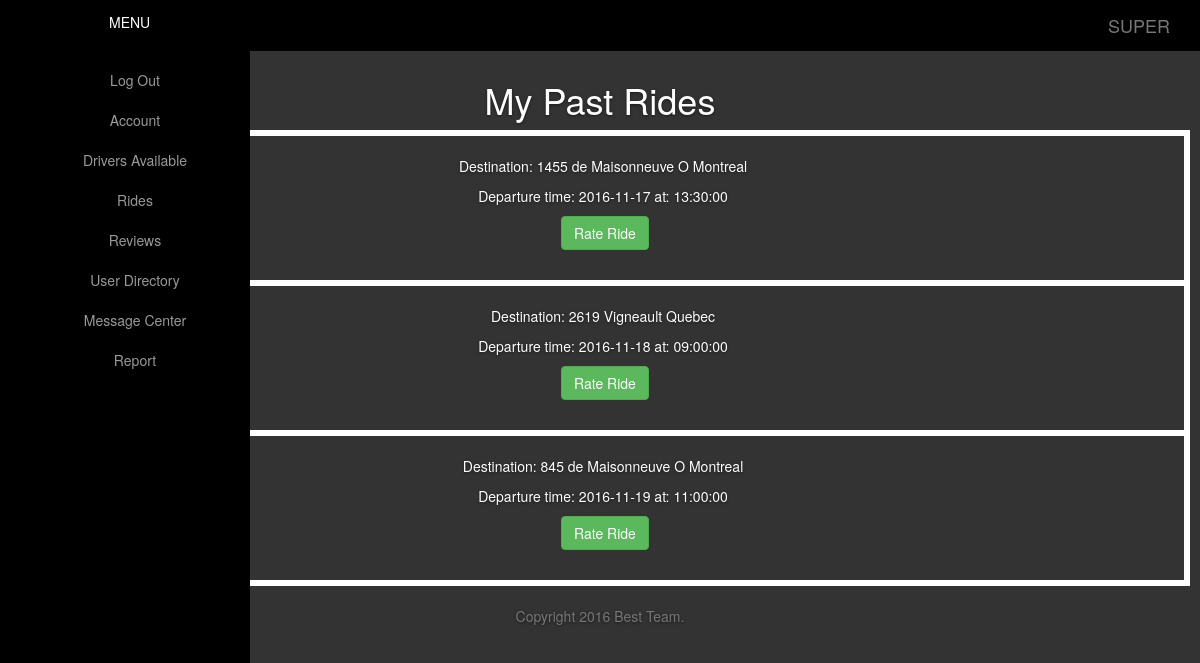
Page /public/view/main/Secured/Reviews.php (signed in) on the committed database.
### tables this page shows
CREATE TABLE `Ride` (
  `RideId` int(8) NOT NULL AUTO_INCREMENT,
  `Date` date NOT NULL,
  `DepartTime` time NOT NULL,
  `RepeatDay` varchar(45) DEFAULT NULL,
  `DepartureId` int(8) NOT NULL,
  `DestinationId` int(8) NOT NULL,
  `Distance` double NOT NULL,
  `RiderCapacity` int(4) NOT NULL,
  `PosterId` int(11) NOT NULL,
  `PostStamp` timestamp NOT NULL DEFAULT CURRENT_TIMESTAMP,
  PRIMARY KEY (`RideId`),
  UNIQUE KEY `RideId_UNIQUE` (`RideId`),
  KEY `Departure_idx` (`DepartureId`),
  KEY `Destination_idx` (`DestinationId`),
  KEY `Poster_idx` (`PosterId`),
  CONSTRAINT `Departure` FOREIGN KEY (`DepartureId`) REFERENCES `Location` (`LocationId`) ON DELETE NO ACTION ON UPDATE NO ACTION,
  CONSTRAINT `Destination` FOREIGN KEY (`DestinationId`) REFERENCES `Location` (`LocationId`) ON DELETE NO ACTION ON UPDATE NO ACTION
);

CREATE TABLE `Location` (
  `LocationId` int(8) NOT NULL AUTO_INCREMENT,
  `Latitude` float(10,6) NOT NULL,
  `Longitude` float(10,6) NOT NULL,
  `StreetNum` int(6) NOT NULL,
  `Street` varchar(45) NOT NULL,
  `PostalCode` varchar(6) NOT NULL,
  `City` varchar(45) NOT NULL,
  `Province` varchar(45) NOT NULL,
  PRIMARY KEY (`LocationId`,`Latitude`,`Longitude`),
  UNIQUE KEY `LocationId_UNIQUE` (`LocationId`)
);

### config/dbconf.php (called while the page is built, shortened)
<?php
$host = $_SERVER['SERVER_NAME'];
$db_name = "comp353";
function ConnectionCheck(){
	try{
		if($connection -> connect_error){
			die("C. failed: " . $connection -> connect_error);
			return false;
		}
		else{
			return true;
		}
	}
	catch(Exception $e){
	}
}
?>

### config/config.php (called while the page is built, shortened)
<?php
include($_SERVER['DOCUMENT_ROOT']. '/comp353-project/config/dbconf.php');
function Connected(){
	if(ConnectionCheck()){
		return true;
	}
	else{
		return false;
	}
}
 ?>

### config/dbMakeConnection.php (called while the page is built, shortened)
<?php
class dbMakeConnection {
    public function __construct()
    {
        $this->username = "root";
        $this->password = "root";
        $this->conn = new PDO('mysql:host='.$host.';dbname='. $db_name, $this->username, $this->password);
    }
}
?>

### public/view/main/Secured/Reviews.php (the view, shortened to what this page needs)
<!DOCTYPE html>
<html>
<head>
    <?php include($_SERVER['DOCUMENT_ROOT'] . '/comp353-project/public/view/include/Head.php'); ?>
</head>
<body>
<?php include($_SERVER['DOCUMENT_ROOT'] . '/comp353-project/public/view/include/Header.php'); ?>
<div id="page-content-wrapper">
    <h1>My Past Rides</h1>
    <div class="container" style="border-style:solid; border-width:3px; height:90%; overflow-y:scroll;" id="rides">
        <?php
        function GetDetailAddress($id){
            $status = Connected();
            if($status == 1){
                try{
                    $d = new dbMakeConnection;
                }
                catch(PDOException $e){ echo($e);}
                $stmt = $d->conn->prepare("SELECT * FROM comp353.Location WHERE LocationId = :id");
                $stmt->bindParam(':id', $id);
                $stmt->execute();
                $result = $stmt->fetch(PDO::FETCH_ASSOC);
                $AllAddress = ' '. $result['StreetNum'] . ' '. $result['Street'] .' '. $result['City'];
                return $AllAddress;
            }
        }
        function GetPastRides() {
            include($_SERVER['DOCUMENT_ROOT'] . '/comp353-project/config/dbMakeConnection.php');
            $status = Connected();
            if ($status == 1) {
                try {
                    $d = new dbMakeConnection;
                } catch (PDOException $e) {
                    echo($e);
                }
                $stmt = $d->conn->prepare("SELECT * FROM comp353.Ride WHERE Date < CURDATE()");
                $stmt->execute();
                $result = $stmt->fetchAll();
                if (empty($result)) {
                    echo "No past rides";
                }
                else {
                    foreach ($result as &$val) {
                        $Rid = $val["RideId"];
                        $Did = $val["DestinationId"];
                        $AllAdd = GetDetailAddress($Did);
                        $r = $val["Date"];
                        $t = $val["DepartTime"];
                        $url = "http://" . $_SERVER['SERVER_NAME'] . $_SERVER[''] . substr($_SERVER['PHP_SELF'], 0, strrpos($_SERVER['PHP_SELF'], '/')) . '/Rides-Details.php?id=' . $Rid;
                        echo '<div class="row" style="height:150px;border-style:solid; border-width:3px;"><p style="margin-top:20px;">Destination:' .$AllAdd. '&nbsp</p><p>Departure time:&nbsp'.$r.'&nbspat:&nbsp'.$t. '&nbsp</p><a href="' . $url . '"><button class="btn btn-success">Rate Ride</button></a></div>';
                    }
                }
            }
        }
        GetPastRides();
        ?>
    </div>
</div>
<?php include($_SERVER['DOCUMENT_ROOT'] . '/comp353-project/public/view/include/Footer.php'); ?>
</body>
</html>

### public/view/include/Head.php (shortened to what this page needs)
<Head>
<link rel="stylesheet" href="https://maxcdn.bootstrapcdn.com/bootstrap/3.3.7/css/bootstrap.min.css">
<link rel="stylesheet" href="/comp353-project/public/css/app.css" type="text/css">
<?php
include($_SERVER['DOCUMENT_ROOT']. '/comp353-project/config/config.php');
?>
</Head>

### public/view/include/Header.php (shortened to what this page needs)
<nav class="navbar navbar-default navbar-fixed-top">
    <div class="container-fluid">
        <div class="collapse navbar-collapse" id="bs-example-navbar-collapse-1">
            <ul class="nav navbar-nav" style="float:none">
                <li class="btn-default btn pull-left">
                    <button class="btn btn-default btn-menu" id="menu-toggle" style="text-decoration:none">MENU</button>
                </li>
                <a class="navbar-brand pull-right"
                   href="<?php echo('http://' . $_SERVER['SERVER_NAME'] . '/comp353-project/') ?>">SUPER</a>
            </ul>
        </div>
    </div>
</nav>
<div id="wrapper">
    <div id="sidebar-wrapper">
        <ul class="sidebar-nav">
            <li>
                <?php if ($_SESSION['Authen']) {
                    $url = 'http://' . $_SERVER['SERVER_NAME'] . '/comp353-project/public/view/main/logout.php';
                    echo("<a href='" . $url . "'>Log Out</a>");
                }
                ?>
            </li>
            <li>
                <?php if ($_SESSION['Authen']) {
                    $url = 'http://' . $_SERVER['SERVER_NAME'] . '/comp353-project/public/view/main/Secured/Account.php?id=' . $_SESSION['UserId'] . '';
                    echo("<a href='" . $url . "'>Account</a>");
                }
                ?>
            </li>
            <li>
                <?php if ($_SESSION['Authen']) {
                    $url = 'http://' . $_SERVER['SERVER_NAME'] . '/comp353-project/public/view/main/Secured/Drivers.php';
                    echo("<a href='" . $url . "'>Drivers Available</a>");
                }
                ?>
            </li>
            <li>
                <?php if ($_SESSION['Authen']) {
                    $url = 'http://' . $_SERVER['SERVER_NAME'] . '/comp353-project/public/view/main/Secured/Rides.php';
                    echo("<a href='" . $url . "'>Rides</a>");
                }
                ?>
            </li>
            <li>
                <?php if ($_SESSION['Authen']) {
                    $url = 'http://' . $_SERVER['SERVER_NAME'] . '/comp353-project/public/view/main/Secured/Reviews.php';
                    echo("<a href='" . $url . "'>Reviews</a>");
                }
                ?>
            </li>
            <li>
                <?php if ($_SESSION['Authen']) {
                    $url = 'http://' . $_SERVER['SERVER_NAME'] . '/comp353-project/public/view/main/Secured/Directory.php';
                    echo("<a href='" . $url . "'>User Directory</a>");
                }
                ?>
            </li>
            <li>
                <?php if ($_SESSION['Authen']) {
                    $url = 'http://' . $_SERVER['SERVER_NAME'] . '/comp353-project/public/view/main/Secured/Messages.php';
                    echo("<a href='" . $url . "'>Message Center</a>");
                }
                ?>
            </li>
            <li>
                <?php if ($_SESSION['Authen'] && ($_SESSION['privi'] <=2)) {
                    $url = 'http://' . $_SERVER['SERVER_NAME'] . '/comp353-project/public/view/main/Secured/Report.php';
                    echo("<a href='" . $url . "'>Report</a>");
                }
                ?>
            </li>
        </ul>
    </div>
</div>

### public/view/include/Footer.php
<footer class="footer">
      <div class="container">
        <p class="text-muted">Copyright 2016 Best Team.</p>
      </div>
 </footer>

### public/css/app.css (style rules this page uses)
body { overflow-x: hidden; overflow-y: scroll; }
#wrapper { padding-left: 0; -webkit-transition: all 0.5s ease; -moz-transition: all 0.5s ease; -o-transition: all 0.5s ease; transition: all 0.5s ease; }
#sidebar-wrapper { z-index: 1000; position: fixed; left: 250px; width: 0; height: 100%; margin-left: -250px; overflow-y: auto; background: #000; -webkit-transition: all 0.5s ease; -moz-transition: all 0.5s ease; -o-transition: all 0.5s ease; transition: all 0.5s ease; }
#page-content-wrapper { width: 100%; position: absolute; padding: 15px; margin-top: 40px; }
.sidebar-nav { position: absolute; top: 0; width: 250px; margin: 0; padding: 20px 0px 0px 0px; list-style: none; }
.sidebar-nav li { text-indent: 20px; line-height: 40px; }
.sidebar-nav li a { display: block; text-decoration: none; color: #999999; }
.navbar-default { background-color: black; border-color: black; }
@media (min-width:768px) { #wrapper { padding-left: 250px; } }
@media (min-width:768px) { #sidebar-wrapper { width: 250px; } }
@media (min-width:768px) { #page-content-wrapper { padding: 20px; position: relative; } }
a, a:focus, a:hover { color: #fff; }
.btn-default, .btn-default:hover, .btn-default:focus, .btn-default:active { color: white; text-shadow: none; background-color: black; border: black; }
.btn-menu { margin-left: 70px; }
html, body { height: 100%; background-color: #333; }
body { color: #fff; text-align: center; text-shadow: 0 1px 3px rgba(0,0,0,.5); }

### rows in the picture
ride: DestinationId.City "1455 de Maisonneuve O Montreal", Date "2016-11-17", DepartTime "13:30:00"
ride: DestinationId.City "2619 Vigneault Quebec", Date "2016-11-18", DepartTime "09:00:00"
ride: DestinationId.City "845 de Maisonneuve O Montreal", Date "2016-11-19", DepartTime "11:00:00"
